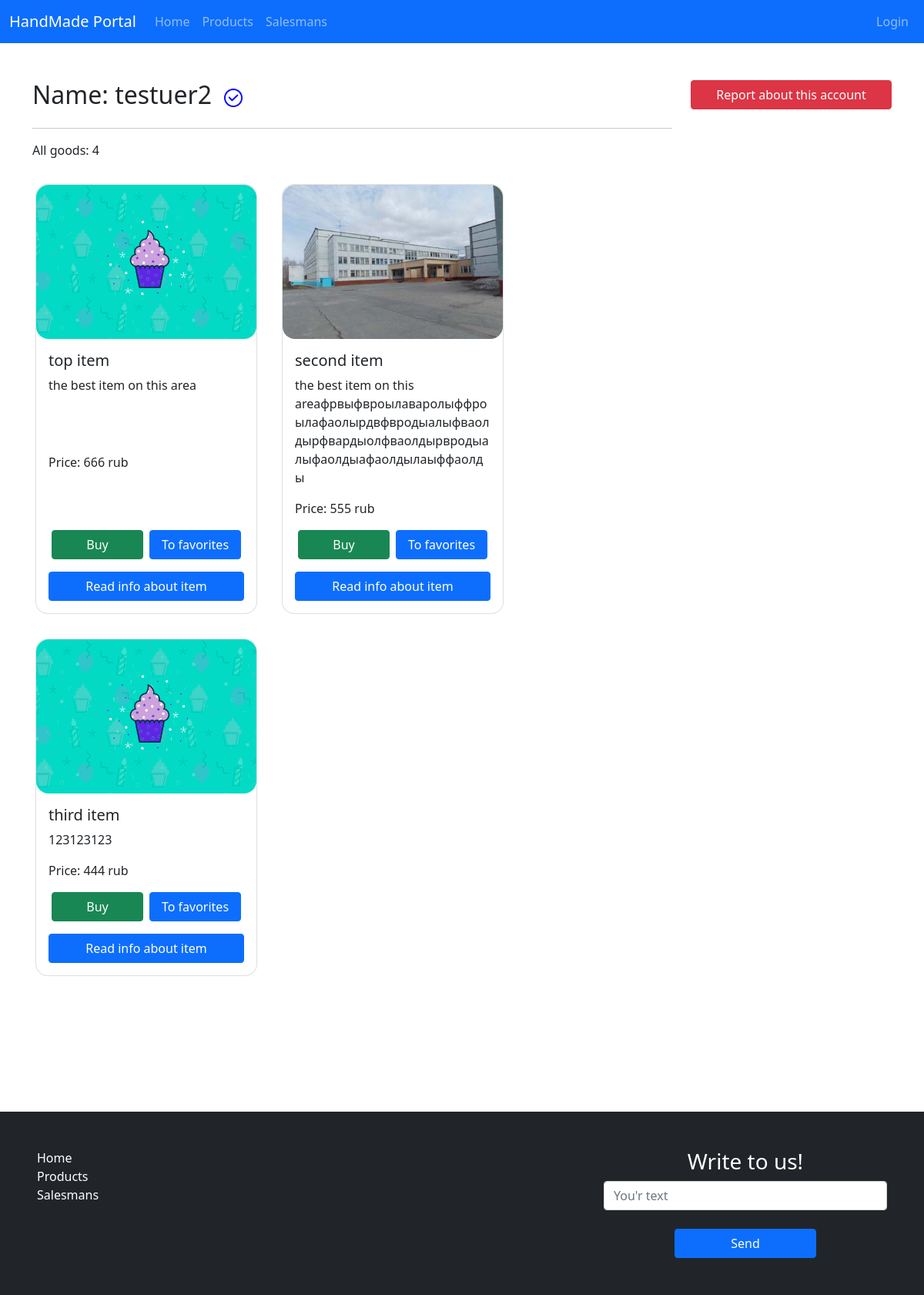
The page /user/1 on the database as committed earlier.
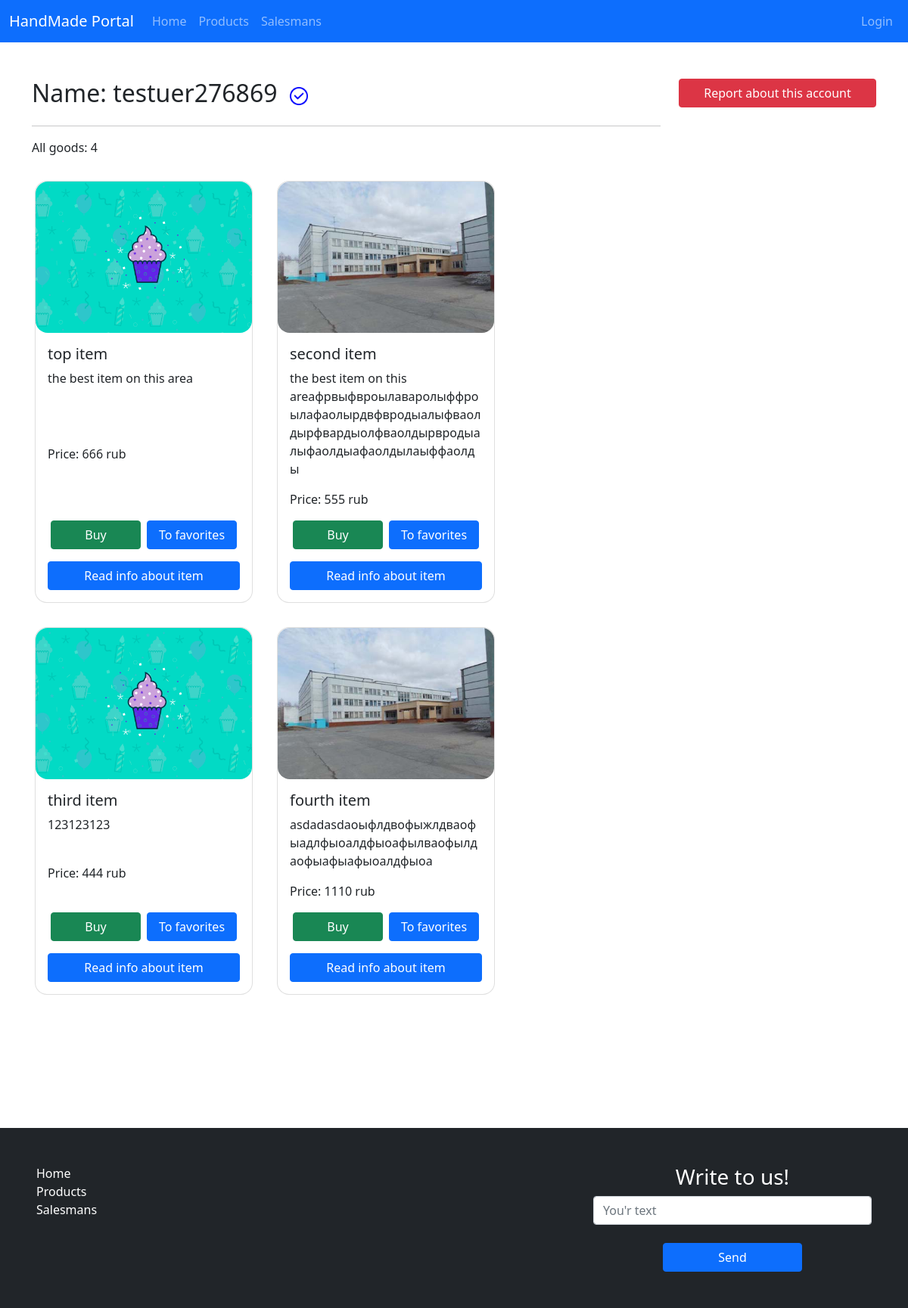
The same page on the database as committed later.
### users/models.py (models this page shows, shortened)
class Profile(models.Model):
    user = models.OneToOneField(User, verbose_name='User', on_delete=models.CASCADE)
    user_image = models.ImageField("User avatar", blank=True)
    name = models.CharField(max_length=255, verbose_name='Name')
    status = models.CharField(max_length=255, verbose_name="Status", default="", blank=True)
    raiting = models.PositiveIntegerField(verbose_name="Rainting", default=0)
    is_salesman = models.BooleanField(default=False, verbose_name='Is Salesman')
    verification = models.BooleanField(default=False, verbose_name='Verification')
    shop_background = models.CharField(max_length=255, verbose_name="Shop background", default="#FFFFFF")
    class Meta:
        verbose_name = 'Profile'
        verbose_name_plural = 'Profiles'

### products/models.py (models this page shows, shortened)
class Product(models.Model):
	salesman = models.ForeignKey(Profile, verbose_name="Salesman", on_delete=models.CASCADE)
	title = models.CharField("Item name", max_length=255)
	image = models.ImageField("Image")
	describe = models.CharField("Short describe", max_length=255)
	price = models.PositiveIntegerField("Price", default=0)
	is_publish = models.BooleanField("Show in shop", default=True)
	class Meta:
		verbose_name = "Product"
		verbose_name_plural = "Products"

### users/views.py (the view)
# urls.py: path('<int:pk>', profile, name='profile'),
def profile(request, pk):
    all_products = Product.objects.filter(salesman=pk)
    shown_products = Product.objects.filter(salesman=pk, is_publish=True)
    user = Profile.objects.get(user=pk)
    data = {
        'all_products': all_products,
        'user': user,
        'shown_products': shown_products,
    }
    if request.user.pk == pk: # you'r profile
        hidden_products = Product.objects.filter(salesman=request.user.pk, is_publish=False)
        data['hidden_products'] = hidden_products
        return render(request, 'users/my_profile.html', data)
    else:
        return render(request, 'users/profile.html', data)

### users/templates/users/profile.html (shortened to what this page needs)
{% extends 'main/base.html' %}
{% load static %}
{% block content %}
    <div class="row">
        <div class="col-9">
            {% if user.is_salesman %}
                {% if user.verification %}
                <div class="d-flex align-items-center">
                    <h2>Name: {{ user.name }}</h2>
                    <img src="{% static 'images/tick.svg' %}" alt="" class="verification-tick">
                </div>
                {% else %}
                <h2>Name: {{ user.name }}</h2>
                {% endif %}
            {% else %}
            <p>{{ user.name }} is not salesman</p>
            See all <a href="{% url 'salesmans' %}">salesmans</a>
            {% endif %}
            <hr>
            {% if user.is_salesman %}
                {% if all_products.count > 0 %}
                <p>All goods: {{ all_products.count }}</p>
                    {% if shown_products.count == 0 %}
                    <p>{{ user.name }} hidden all goods</p>
                    {% else %}
                        {% if shown_products > 2 %}
                        <div class="row d-flex flex-wrap jusctify-content-center">
                            {% for item in shown_products %}
                            <div class="card m-3" style="width: 18rem;">
                                <img src="{{ item.image.url }}" alt="" class="card-img-top">
                                <div class="card-body">
                                    <h5 class="card-title">{{ item.title }}</h5>
                                    <p class="card-text">{{ item.describe }}</p>
                                    <p class="card-text">Price: {{ item.price }} rub</p>
                                    <div class="card-btns">
                                        <div class="d-flex">
                                            <a href="" class="btn btn-success w-50 mx-1">Edit</a>
                                            <a href="" class="btn btn-danger w-50 mx-1">Delete</a>
                                        </div>
                                        <a href="{% url 'hide_item' item.pk %}" class="btn btn-light w-100 mt-3">Hide item in you'r shop</a>
                                    </div>
                                </div>
                            </div>
                            {% endfor %}
                        </div>
                        {% else %}
                        <div class="row d-flex flex-wrap jusctify-content-start">
                            {% for item in shown_products %}
                            <div class="card m-3" style="width: 18rem;">
                                <img src="{{ item.image.url }}" alt="" class="card-img-top">
                                <div class="card-body">
                                    <h5 class="card-title">{{ item.title }}</h5>
                                    <p class="card-text">{{ item.describe }}</p>
                                    <p class="card-text">Price: {{ item.price }} rub</p>
                                    <div class="card-btns">
                                        <div class="d-flex">
                                            <a href="" class="btn btn-success w-50 mx-1">Buy</a>
                                            <a href="" class="btn btn-primary w-50 mx-1">To favorites</a>
                                        </div>
                                        <a href="" class="btn btn-primary w-100 mt-3">Read info about item</a>
                                    </div>
                                </div>
                            </div>
                            {% endfor %}
                        </div>
                        {% endif %}
                    {% endif %}
                {% else %}
                <p>{{ user.name }} has no goods</p>
                {% endif %}
            {% endif %}
        </div>
        <div class="col-3">
            <a href="" class="btn btn-danger w-100">Report about this account</a>
        </div>
    </div>
{% endblock %}

Rows that differ between the two databases and show on the page:
changed Profile: name "testuer2" → "testuer276869"
now on this page (row edited): Product: image (picture), title "fourth item", describe "asdadasdaоыфлдвофыжлдваофыадлфыоалдфыоафылваофылдаофыафыафыоалдфыоа", price "1110"
